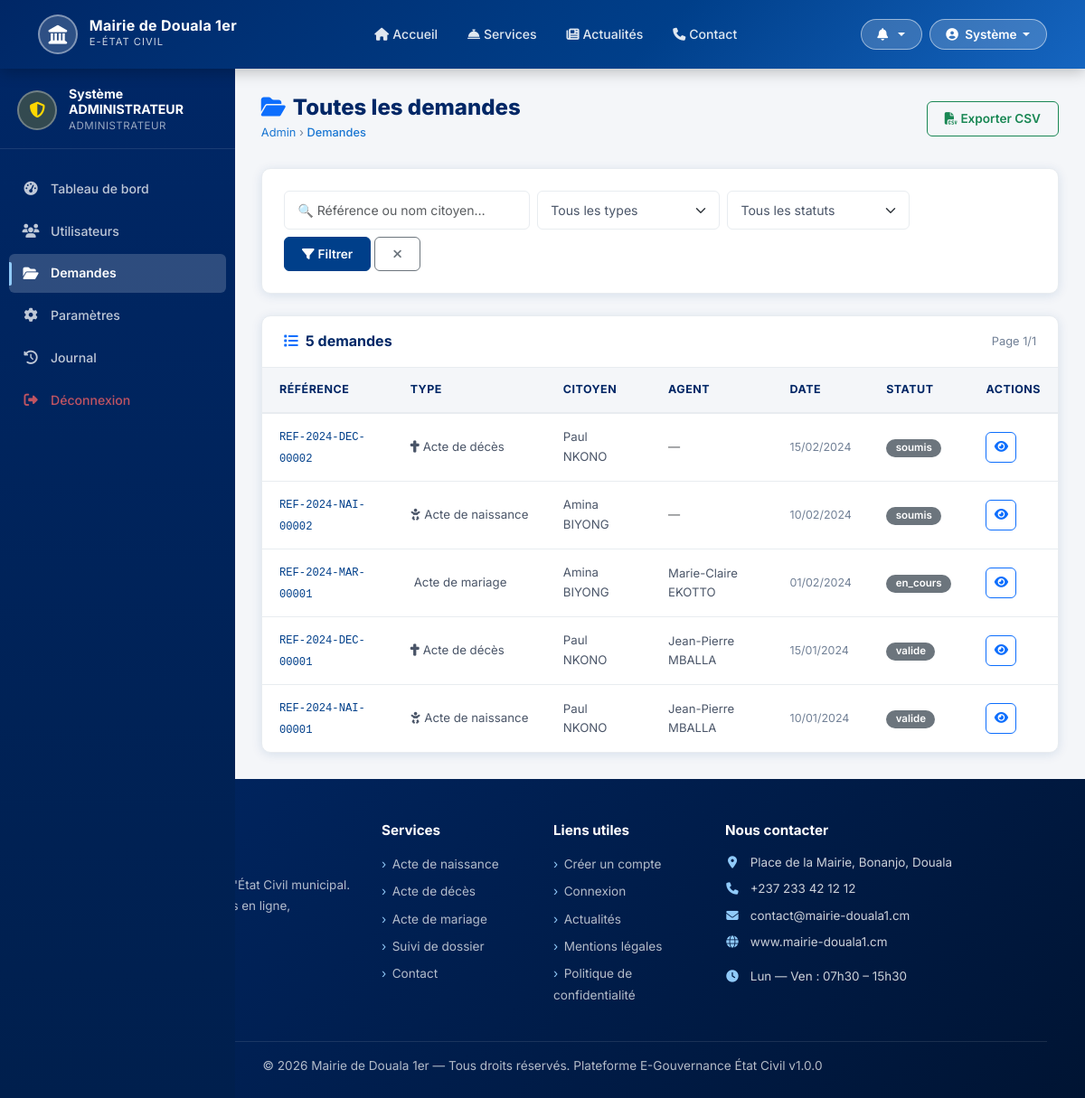
/admin/demandes.php (signed in), run on the app's committed database.
### tables this page shows
CREATE TABLE `demandes` (
    `id` INT UNSIGNED AUTO_INCREMENT PRIMARY KEY,
    `numero_reference` VARCHAR(30) NOT NULL UNIQUE,
    `user_id` INT UNSIGNED NOT NULL,
    `agent_id` INT UNSIGNED DEFAULT NULL,
    `type_acte` ENUM('naissance','deces','mariage','casier','nationalite','autre') NOT NULL,
    `statut` ENUM('soumis','en_cours','valide','rejete','archive') DEFAULT 'soumis',
    `priorite` ENUM('normale','urgente') DEFAULT 'normale',
    `motif_demande` TEXT,
    `commentaire_agent` TEXT,
    `motif_rejet` TEXT,
    `date_traitement` DATETIME DEFAULT NULL,
    `date_validation` DATETIME DEFAULT NULL,
    `acte_pdf_path` VARCHAR(255) DEFAULT NULL,
    `created_at` TIMESTAMP DEFAULT CURRENT_TIMESTAMP,
    `updated_at` TIMESTAMP DEFAULT CURRENT_TIMESTAMP ON UPDATE CURRENT_TIMESTAMP,
    FOREIGN KEY (`user_id`) REFERENCES `users`(`id`) ON DELETE CASCADE,
    FOREIGN KEY (`agent_id`) REFERENCES `users`(`id`) ON DELETE SET NULL,
    INDEX `idx_reference` (`numero_reference`),
    INDEX `idx_statut` (`statut`),
    INDEX `idx_type` (`type_acte`),
    INDEX `idx_user` (`user_id`),
    INDEX `idx_created` (`created_at`)
);

CREATE TABLE `users` (
    `id` INT UNSIGNED AUTO_INCREMENT PRIMARY KEY,
    `role_id` INT UNSIGNED NOT NULL,
    `nom` VARCHAR(100) NOT NULL,
    `prenom` VARCHAR(100) NOT NULL,
    `email` VARCHAR(150) NOT NULL UNIQUE,
    `password` VARCHAR(255) NOT NULL,
    `telephone` VARCHAR(20),
    `adresse` TEXT,
    `ville` VARCHAR(100),
    `photo_profil` VARCHAR(255) DEFAULT NULL,
    `statut` ENUM('actif','inactif','suspendu') DEFAULT 'actif',
    `email_verifie` TINYINT(1) DEFAULT 0,
    `token_reset` VARCHAR(100) DEFAULT NULL,
    `derniere_connexion` DATETIME DEFAULT NULL,
    `created_at` TIMESTAMP DEFAULT CURRENT_TIMESTAMP,
    `updated_at` TIMESTAMP DEFAULT CURRENT_TIMESTAMP ON UPDATE CURRENT_TIMESTAMP,
    FOREIGN KEY (`role_id`) REFERENCES `roles`(`id`) ON DELETE RESTRICT ON UPDATE CASCADE,
    INDEX `idx_email` (`email`),
    INDEX `idx_role` (`role_id`),
    INDEX `idx_statut` (`statut`)
);

### config/database.php (called while the page is built, shortened)
<?php
class Database
{
    private static ?Database $instance = null;
    private PDO $connection;
    private function __construct()
    {
        $dsn = sprintf(
            'mysql:host=%s;port=%d;dbname=%s;charset=%s',
            DB_HOST, DB_PORT, DB_NAME, DB_CHARSET
        );
        $options = [
            PDO::ATTR_ERRMODE            => PDO::ERRMODE_EXCEPTION,
            PDO::ATTR_DEFAULT_FETCH_MODE => PDO::FETCH_ASSOC,
            PDO::ATTR_EMULATE_PREPARES   => false,
            PDO::MYSQL_ATTR_INIT_COMMAND => "SET NAMES utf8mb4 COLLATE utf8mb4_unicode_ci",
        ];
        try {
            $this->connection = new PDO($dsn, DB_USER, DB_PASS, $options);
        } catch (PDOException $e) {
            error_log('[E-Gouvernance DB Error] ' . $e->getMessage());
            die($this->renderDbError());
        }
    }
    public static function getInstance(): Database
    {
        if (self::$instance === null) {
            self::$instance = new Database();
        }
        return self::$instance;
    }
    public function query(string $sql, array $params = []): PDOStatement
    {
        $stmt = $this->connection->prepare($sql);
        $stmt->execute($params);
        return $stmt;
    }
}
function dbQuery(string $sql, array $params = []): PDOStatement
{
    return Database::getInstance()->query($sql, $params);
}

### admin/demandes.php (the view, shortened to what this page needs)
<?php
require_once __DIR__ . '/../config/database.php';
require_once __DIR__ . '/../config/app.php';
$filtre_type   = $_GET['type']   ?? '';
$filtre_statut = $_GET['statut'] ?? '';
$filtre_search = $_GET['search'] ?? '';
$page          = max(1, (int)($_GET['page'] ?? 1));
$perPage       = 15; $offset = ($page-1)*$perPage;
$where  = "WHERE 1=1";
$params = [];
$total = dbQuery("SELECT COUNT(*) as c FROM demandes d JOIN users u ON d.user_id=u.id $where",$params)->fetch()['c'];
$pages = max(1,ceil($total/$perPage));
$params[]=$perPage; $params[]=$offset;
$demandes = dbQuery("
    SELECT d.*, u.nom as citoyen_nom, u.prenom as citoyen_prenom,
           a.nom as agent_nom, a.prenom as agent_prenom
    FROM demandes d JOIN users u ON d.user_id=u.id
    LEFT JOIN users a ON d.agent_id=a.id
    $where
    ORDER BY d.created_at DESC LIMIT ? OFFSET ?
",$params)->fetchAll();
include __DIR__.'/../views/partials/header.php';
include __DIR__.'/../views/partials/navbar.php';
?>
<div class="dashboard-wrapper">
  <aside class="sidebar" id="mainSidebar">
    <div class="sidebar-header">
      <div class="sidebar-user">
        <div class="user-avatar" style="background:rgba(255,215,0,.2);"><i class="fas fa-shield-alt" style="color:gold;"></i></div>
        <div class="user-info"><div class="user-name"><?= htmlspecialchars($user['prenom'].' '.$user['nom']) ?></div><div class="user-role">Administrateur</div></div>
      </div>
    </div>
    <nav class="sidebar-menu">
      <ul class="nav flex-column mt-2">
        <li class="nav-item"><a class="nav-link" href="<?= APP_URL ?>/admin/dashboard.php"><span class="nav-icon"><i class="fas fa-tachometer-alt"></i></span>Tableau de bord</a></li>
        <li class="nav-item"><a class="nav-link" href="<?= APP_URL ?>/admin/utilisateurs.php"><span class="nav-icon"><i class="fas fa-users"></i></span>Utilisateurs</a></li>
        <li class="nav-item"><a class="nav-link active" href="<?= APP_URL ?>/admin/demandes.php"><span class="nav-icon"><i class="fas fa-folder-open"></i></span>Demandes</a></li>
        <li class="nav-item"><a class="nav-link" href="<?= APP_URL ?>/admin/parametres.php"><span class="nav-icon"><i class="fas fa-cog"></i></span>Paramètres</a></li>
        <li class="nav-item"><a class="nav-link" href="<?= APP_URL ?>/admin/journal.php"><span class="nav-icon"><i class="fas fa-history"></i></span>Journal</a></li>
        <li class="nav-item"><a class="nav-link" href="<?= APP_URL ?>/auth/logout.php" style="color:rgba(255,100,100,.75)!important;"><span class="nav-icon"><i class="fas fa-sign-out-alt"></i></span>Déconnexion</a></li>
      </ul>
    </nav>
  </aside>
  <main class="main-content">
    <div class="page-header">
      <div>
        <h1><i class="fas fa-folder-open me-2 text-primary"></i>Toutes les demandes</h1>
        <div class="breadcrumb-bar"><a href="<?= APP_URL ?>/admin/dashboard.php">Admin</a> › <span>Demandes</span></div>
      </div>
      <a href="?export=csv&type=<?= urlencode($filtre_type) ?>&statut=<?= urlencode($filtre_statut) ?>"
         class="btn btn-sm btn-outline-success">
        <i class="fas fa-file-csv me-1"></i>Exporter CSV
      </a>
    </div>
    <div class="content-card mb-4">
      <form method="GET" class="row g-2">
        <div class="col-md-4">
          <input type="text" class="form-control form-control-sm" name="search"
                 value="<?= htmlspecialchars($filtre_search) ?>" placeholder="🔍 Référence ou nom citoyen…">
        </div>
        <div class="col-md-3">
          <select class="form-select form-select-sm" name="type">
            <option value="">Tous les types</option>
          </select>
        </div>
        <div class="col-md-3">
          <select class="form-select form-select-sm" name="statut">
            <option value="">Tous les statuts</option>
          </select>
        </div>
        <div class="col-auto d-flex gap-1">
          <button type="submit" class="btn btn-primary btn-sm"><i class="fas fa-filter me-1"></i>Filtrer</button>
          <a href="<?= APP_URL ?>/admin/demandes.php" class="btn btn-outline-secondary btn-sm"><i class="fas fa-times"></i></a>
        </div>
      </form>
    </div>
    <div class="table-card">
      <div class="table-card-header">
        <h5><i class="fas fa-list me-2 text-primary"></i><?= $total ?> demande<?= $total>1?'s':'' ?></h5>
        <span style="font-size:.8rem;color:#718096;">Page <?= $page ?>/<?= $pages ?></span>
      </div>
      <?php if (empty($demandes)): ?>
      <div class="text-center py-5 text-muted"><i class="fas fa-folder-open fa-3x mb-3 d-block opacity-25"></i>Aucun résultat</div>
      <?php else: ?>
      <div class="table-responsive">
        <table class="table-modern">
          <thead>
            <tr>
              <th>Référence</th>
              <th>Type</th>
              <th>Citoyen</th>
              <th>Agent</th>
              <th>Date</th>
              <th>Statut</th>
              <th>Actions</th>
            </tr>
          </thead>
          <tbody>
            <?php foreach ($demandes as $d): ?>
            <tr>
              <td><code style="font-size:.76rem;color:var(--bleu-primaire);"><?= htmlspecialchars($d['numero_reference']) ?></code></td>
              <td style="font-size:.83rem;white-space:nowrap;"><i class="<?= getTypeActeIcon($d['type_acte']) ?> me-1"></i><?= getTypeActeLabel($d['type_acte']) ?></td>
              <td style="font-size:.83rem;"><?= htmlspecialchars($d['citoyen_prenom'].' '.$d['citoyen_nom']) ?></td>
              <td style="font-size:.82rem;"><?= $d['agent_nom'] ? htmlspecialchars($d['agent_prenom'].' '.$d['agent_nom']) : '<span class="text-muted">—</span>' ?></td>
              <td style="font-size:.78rem;color:#718096;white-space:nowrap;"><?= formatDate($d['created_at']) ?></td>
              <td><?= getStatutBadge($d['statut']) ?></td>
              <td>
                <div class="d-flex gap-1">
                  <a href="<?= APP_URL ?>/agent/traiter-demande.php?id=<?= $d['id'] ?>"
                     class="btn btn-icon btn-outline-primary btn-sm" title="Voir/Traiter">
                    <i class="fas fa-eye"></i>
                  </a>
                </div>
              </td>
            </tr>
            <?php endforeach; ?>
          </tbody>
        </table>
      </div>
      <?php endif; ?>
    </div>
  </main>
</div>
<?php include __DIR__.'/../views/partials/footer.php'; ?>

### config/app.php (shortened to what this page needs)
<?php
function isLoggedIn(): bool
{
    return isset($_SESSION['user_id']) && !empty($_SESSION['user_id']);
}
function getCurrentUser(): ?array
{
    return [
        'id'     => $_SESSION['user_id'],
        'nom'    => $_SESSION['user_nom'] ?? '',
        'prenom' => $_SESSION['user_prenom'] ?? '',
        'email'  => $_SESSION['user_email'] ?? '',
        'role'   => $_SESSION['user_role'] ?? '',
        'photo'  => $_SESSION['user_photo'] ?? null,
    ];
}
function formatDate(string $date, string $format = 'd/m/Y'): string
{
    try {
        return (new DateTime($date))->format($format);
    } catch (Exception $e) {
        return $date;
    }
}
function getStatutBadge(string $statut): string
{
    $badges = [
        'soumis'    => '<span class="badge bg-secondary"><i class="fas fa-clock me-1"></i>Soumis</span>',
        'en_cours'  => '<span class="badge bg-warning text-dark"><i class="fas fa-spinner me-1"></i>En cours</span>',
        'valide'    => '<span class="badge bg-success"><i class="fas fa-check me-1"></i>Validé</span>',
        'rejete'    => '<span class="badge bg-danger"><i class="fas fa-times me-1"></i>Rejeté</span>',
        'archive'   => '<span class="badge bg-dark"><i class="fas fa-archive me-1"></i>Archivé</span>',
    ];
    return $badges[$statut] ?? '<span class="badge bg-secondary">' . htmlspecialchars($statut) . '</span>';
}
function getTypeActeLabel(string $type): string
{
    $labels = [
        'naissance'   => 'Acte de naissance',
        'deces'       => 'Acte de décès',
        'mariage'     => 'Acte de mariage',
        'casier'      => 'Casier judiciaire',
        'nationalite' => 'Certificat de nationalité',
        'autre'       => 'Autre acte',
    ];
    return $labels[$type] ?? ucfirst($type);
}
function getTypeActeIcon(string $type): string
{
    $icons = [
        'naissance'   => 'fas fa-baby',
        'deces'       => 'fas fa-cross',
        'mariage'     => 'fas fa-rings-wedding',
        'casier'      => 'fas fa-gavel',
        'nationalite' => 'fas fa-flag',
        'autre'       => 'fas fa-file-alt',
    ];
    return $icons[$type] ?? 'fas fa-file';
}

### views/partials/header.php (style rules this page uses)
body { font-family: 'Inter', 'Segoe UI', sans-serif; }

### data on the page
demandes: numero_reference "REF-2024-DEC-00002", type_acte "Acte de décès", user.nom "Paul NKONO", created_at "15/02/2024", statut "soumis"
demandes: numero_reference "REF-2024-NAI-00002", type_acte "Acte de naissance", user.nom "Amina BIYONG", created_at "10/02/2024", statut "soumis"
demandes: numero_reference "REF-2024-MAR-00001", type_acte "Acte de mariage", user.nom "Amina BIYONG", agent.nom "Marie-Claire EKOTTO", created_at "01/02/2024", statut "en_cours"
demandes: numero_reference "REF-2024-DEC-00001", type_acte "Acte de décès", user.nom "Paul NKONO", agent.nom "Jean-Pierre MBALLA", created_at "15/01/2024", statut "valide"
demandes: numero_reference "REF-2024-NAI-00001", type_acte "Acte de naissance", user.nom "Paul NKONO", agent.nom "Jean-Pierre MBALLA", created_at "10/01/2024", statut "valide"

### other printed values
$mairie "Mairie de Douala 1er"
$user['prenom'] "Système"
$user['prenom'].' '.$user['nom'] "Système ADMINISTRATEUR"
$total "5"
$page "1"
$pages "1"
getSystemParam('adresse_mairie', 'Hôtel de Ville') "Place de la Mairie, Bonanjo, Douala"
getSystemParam('telephone_mairie', '') "+237 233 42 12 12"
getSystemParam('email_mairie', '') "contact@mairie-douala1.cm"
getSystemParam('site_web', '') "www.mairie-douala1.cm"
getSystemParam('nom_mairie', 'Mairie') "Mairie de Douala 1er"
